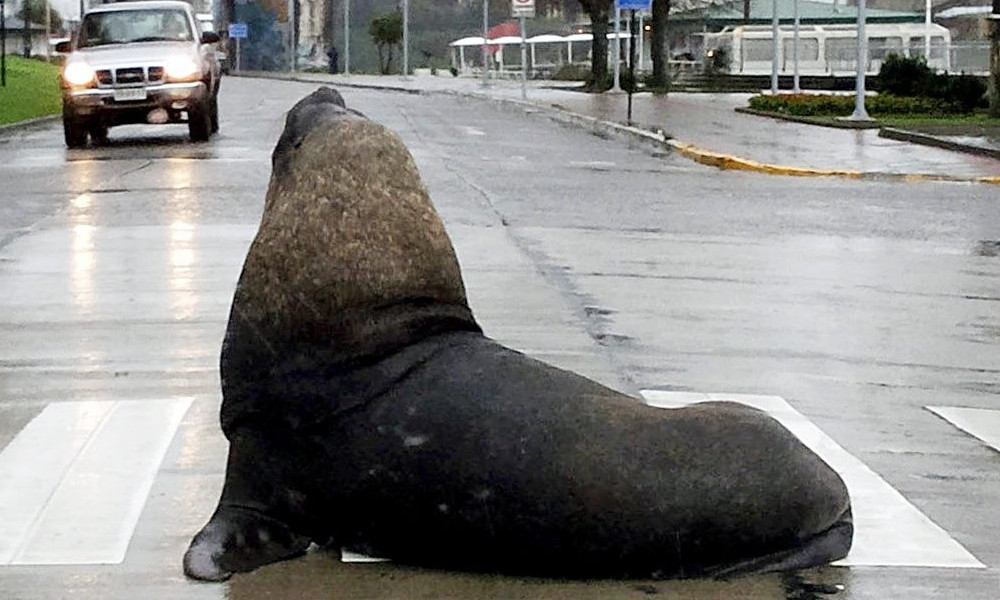
#> input picture clases/images/lobo.jpg, 1000 x 600 px
$ jupyter execute --allow-errors '07_restauración_de_imágenes.ipynb'   (shell and % lines are left out)
#> lines starting #> are read from the running program, lines starting #| are printed output that depends on the picture
# Restauración de imágenes

### Contenidos:

- Restauración usando filtro inverso
- Restauración usando filtro de Wiener

[cell 1]
import matplotlib.pyplot as plt
import numpy as np
from ipywidgets import interact, FloatSlider, IntSlider, FloatLogSlider

def color2bw(img):
    return np.dot(img, [0.299, 0.587, 0.114])

img_example = color2bw(plt.imread('../images/lobo.jpg'))
#> in color2bw, `return np.dot(img, [0.299, 0.587, 0.114])`:
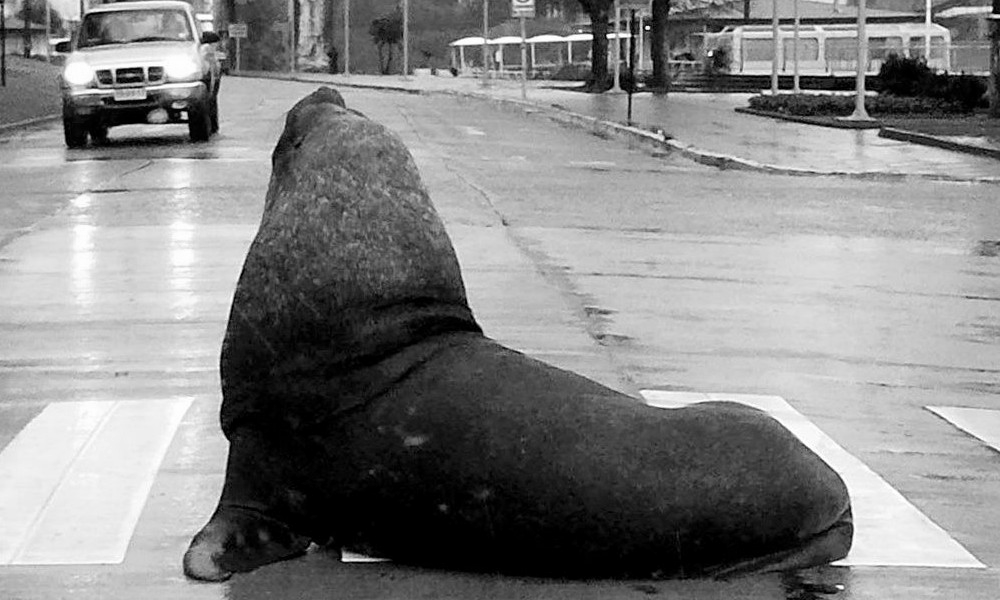
#> returned value: shape (600, 1000) float64; min 0, max 255, mean 133.4
#> the sliders are set to tol = -0.6
plt.figure(figsize=(6, 3.5), tight_layout=True)
plt.imshow(img_example, cmap=plt.cm.Greys_r);

## Restauración de imágenes mediante deconvolución

Una imagen observada $g(x,y)$ se puede modelar como

$$
g(x,y) =  f(x, y) * h(x, y) + n(x,y)
$$

donde
- $f(x,y)$ es la imagen original
- $n(x,y)$ es ruido blanco aditivo
- $h(x,y)$ es la respuesta al impulso del capturador, también se llama Point Spread Function (PSF)

> La PSF modela las distorsiones causadas por el dispositivo de captura o por el ambiente

### Ejemplo: PSF de un telescopio
<table><tr><td>
    </td><td>
</td></tr></table>
<center></center>

# Deconvolución en frecuencia: Filtro inverso

Deconvolución se refiere al proceso de recuperar $f(x,y)$ a partir de $g(x,y)$ usando supuestos sobre $h(x,y)$ y $n(x,y)$

Si trabajamos en frecuencia:

$$
G(f_1, f_2) = F(f_1, f_2) \cdot H(f_1, f_2) + N(f_1, f_2)
$$

Si conocemos $H$ e  ignoramos $N$ podemos estimar $F$ usando un **filtro inverso**

$$
\hat F(f_1, f_2) = G(f_1, f_2) / H(f_1, f_2)
$$

>  ¿Problema resuelto?

Simularemos una imagen observada $g$ usando una PSF Gaussiana para modelar un desenfoque vertical más ruido blanco para modelar ruido electrónico del dispositivo

Luego implementaremos un filtro inverso

[cell 2]
from scipy.signal import fftconvolve, convolve2d

def minmax_normalize(data):
    return (data - np.amin(data))/(np.amax(data) - np.amin(data))

#> (the rest of this cell did not finish here and is left out)

[cell 3]
fig, ax = plt.subplots(1, 3, figsize=(7, 4), tight_layout=True);

def update(tol):
#> called with tol = -0.6
    for ax_ in ax.ravel():
        ax_.cla(); ax_.axis('off');
#> the sliders are set to K = 0
    # Cuidamos de no dividir por cero
    Fhat = G/(10**tol+H)
    # Reconstrucción
    fhat = np.abs(fftpack.ifft2(Fhat))
    # Gráficas
    ax[0].matshow(g[:, 100:500], cmap=plt.cm.Greys_r);
    ax[1].matshow(fhat[:, 100:500], cmap=plt.cm.Greys_r);
    ax[2].matshow(img_example[:, 100:500], cmap=plt.cm.Greys_r);

#> (the rest of this cell did not finish here and is left out)

- El filtro inverso es difícil de calibrar
- Fenomeno de amplificación de ruido


# Filtro de Wiener

Sea un filtro lineal para estimar la imagen real a partir de la imagen observada

$$
\hat f(x, y) = w(x,y) * g(x, y)
$$

Podemos buscar $w$ tal que el MSE sea mínimo:

$$
\text{MSE} = \mathbb{E} \left[ \left(f(x,y) - \hat f(x,y) \right)^2 \right]
$$

Podemos resolver la ecuación anterior en frecuencia (asumiendo N ruido de media cero) y obtener

$$
W(f_1, f_2) = \frac{H(f_1, f_2)^{*}}{|H(f_1, f_2)|^2 + \frac{S_n(f_1, f_2)}{S_f(f_1, f_2)}},
$$

donde $S_n = |N(f_1, f_2)|^2$ es la densidad espectral del ruido y $S_f = |F(f_1, f_2)|^2$ es la densidad espectral de la señal original.

- En general no conocemos las densidades espectral de potenica
- El factor $S_f/S_n$ se puede interpretar como la razón señal a ruido (SNR)
- Podemos hacer supuestos sobre la SNR

Notemos también que si $S_n \to 0$ se recupera el filtro inverso

[cell 4]
fig, ax = plt.subplots(1, 3, figsize=(7, 4), tight_layout=True);

def update(K):
#> called with K = 0
    for ax_ in ax.ravel():
        ax_.cla(); ax_.axis('off')
#> the sliders are set to k = 0
    # Filtro de Wiener
    WF = np.conj(H)/(np.abs(H)**2 + 10**K)
    fhat = np.real(fftpack.ifft2(G*WF))
    # Gráficas
    ax[0].matshow(g[:, 100:500], cmap=plt.cm.Greys_r);
    ax[1].matshow(fhat[:, 100:500], cmap=plt.cm.Greys_r);
    ax[2].matshow(img_example[:, 100:500], cmap=plt.cm.Greys_r);

#> (the rest of this cell did not finish here and is left out)

### Denoising con Scikit-image

Scikit-image es una librería de Python que implementa múltiples herramientas y métodos de procesamiento de imágenes

En particular tiene un módulo llamado [*restoration*](https://scikit-image.org/docs/dev/api/skimage.restoration.html), dedicado a eliminar ruido y corregir imágenes

Entre sus funciones se encuentra el filtro de [Wiener regularizado](https://scikit-image.org/docs/dev/api/skimage.restoration.html#skimage.restoration.wiener)

[cell 5]
from skimage.restoration import wiener

fig, ax = plt.subplots(2, 2, figsize=(6, 4), tight_layout=True);

def update(k):
#> called with k = 0
    for ax_ in ax.ravel():
        ax_.cla(); ax_.axis('off')
    fhat = wiener(g/255.0, balance=10**k,
                  psf=np.abs(fftpack.fftshift(fftpack.ifft2(H))))
    ax[0,0].matshow(g, cmap=plt.cm.Greys_r)
    ax[0,1].matshow(g[80:250, 240:440], cmap=plt.cm.Greys_r)
    ax[1,0].matshow(fhat, cmap=plt.cm.Greys_r)
    ax[1,1].matshow(fhat[80:250, 240:440], cmap=plt.cm.Greys_r);

#> (the rest of this cell did not finish here and is left out)


$ run again, with clases/images/InsInformatica.jpg copied over clases/images/lobo.jpg
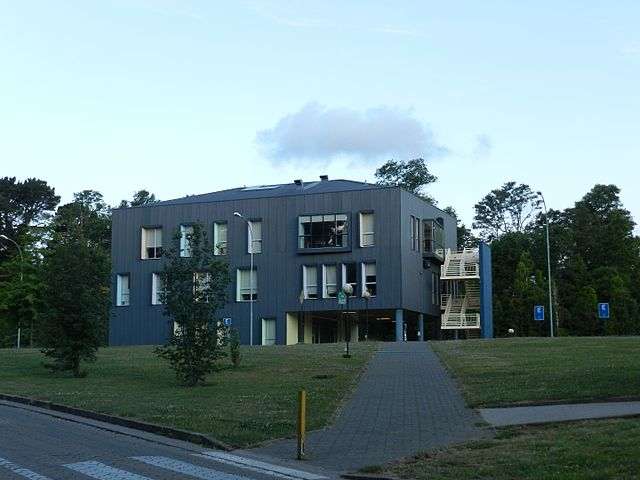
#> input picture clases/images/InsInformatica.jpg, 640 x 480 px
#> in color2bw, `return np.dot(img, [0.299, 0.587, 0.114])`:
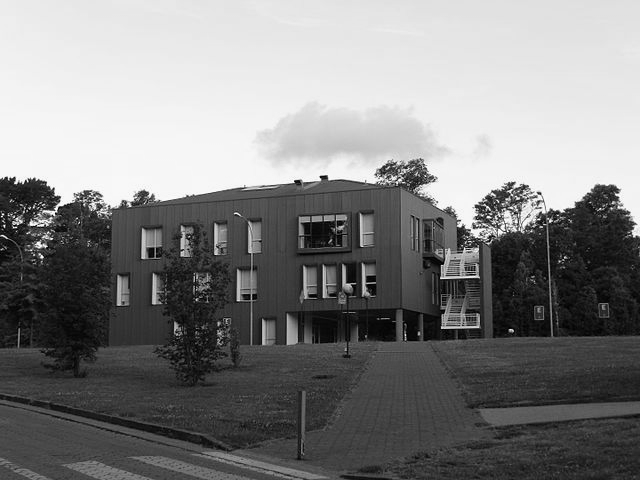
#> returned value: shape (480, 640) float64; min 0, max 252.9, mean 130.5

$ run again, with clases/images/atardecer.jpg copied over clases/images/lobo.jpg
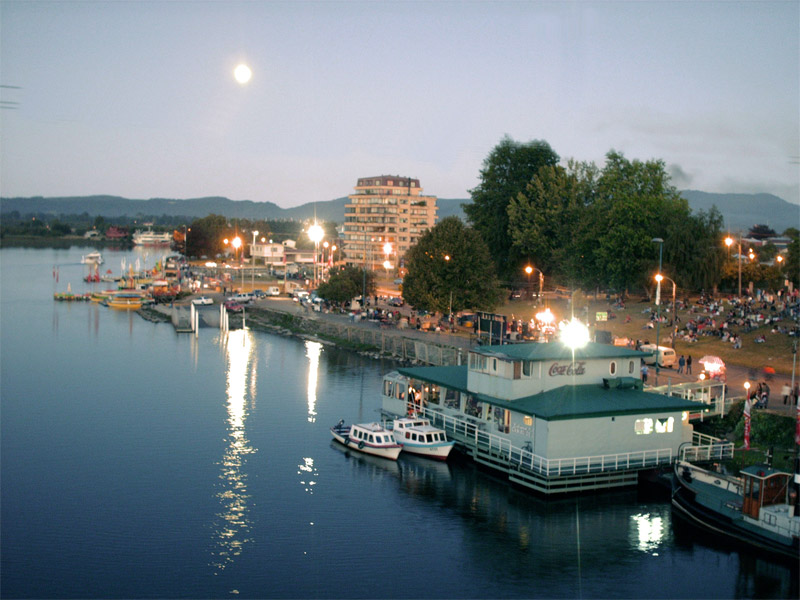
#> input picture clases/images/atardecer.jpg, 800 x 600 px
#> in color2bw, `return np.dot(img, [0.299, 0.587, 0.114])`:
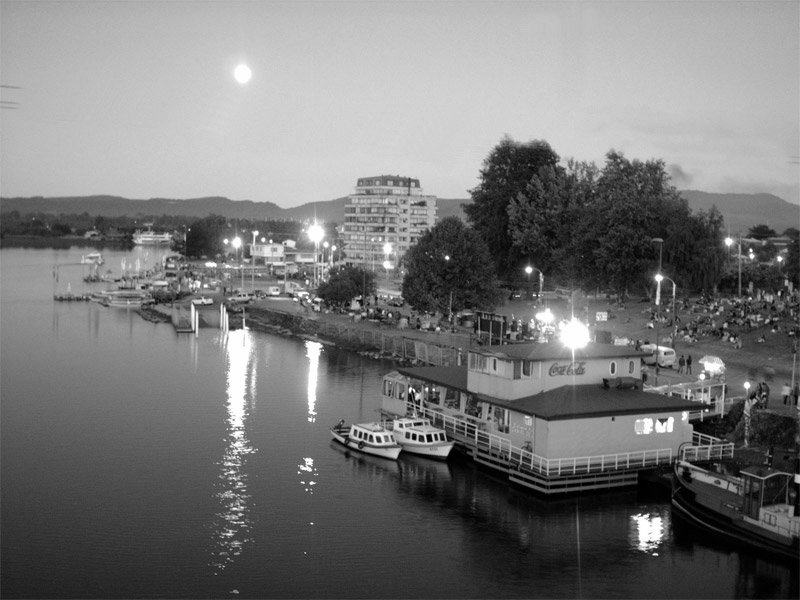
#> returned value: shape (600, 800) float64; min 0, max 255, mean 119.4
